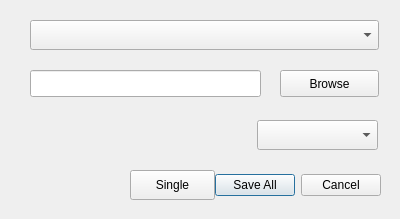
<?xml version="1.0" encoding="UTF-8"?>
<ui version="4.0">
 <class>Dialog</class>
 <widget class="QDialog" name="Dialog">
  <property name="geometry">
   <rect>
    <x>0</x>
    <y>0</y>
    <width>400</width>
    <height>219</height>
   </rect>
  </property>
  <property name="windowTitle">
   <string>Save</string>
  </property>
  <widget class="QDialogButtonBox" name="buttonBox">
   <property name="geometry">
    <rect>
     <x>110</x>
     <y>169</y>
     <width>271</width>
     <height>32</height>
    </rect>
   </property>
   <property name="orientation">
    <enum>Qt::Horizontal</enum>
   </property>
   <property name="standardButtons">
    <set>QDialogButtonBox::Cancel|QDialogButtonBox::SaveAll</set>
   </property>
  </widget>
  <widget class="QLineEdit" name="savePath">
   <property name="geometry">
    <rect>
     <x>30</x>
     <y>70</y>
     <width>231</width>
     <height>27</height>
    </rect>
   </property>
  </widget>
  <widget class="QPushButton" name="browseButton">
   <property name="geometry">
    <rect>
     <x>280</x>
     <y>70</y>
     <width>99</width>
     <height>27</height>
    </rect>
   </property>
   <property name="text">
    <string>Browse</string>
   </property>
  </widget>
  <widget class="QComboBox" name="formats">
   <property name="geometry">
    <rect>
     <x>257</x>
     <y>120</y>
     <width>121</width>
     <height>30</height>
    </rect>
   </property>
  </widget>
  <widget class="QPushButton" name="saveSingle">
   <property name="geometry">
    <rect>
     <x>130</x>
     <y>170</y>
     <width>85</width>
     <height>30</height>
    </rect>
   </property>
   <property name="text">
    <string>Single</string>
   </property>
  </widget>
  <widget class="QComboBox" name="stackNames">
   <property name="geometry">
    <rect>
     <x>30</x>
     <y>20</y>
     <width>349</width>
     <height>30</height>
    </rect>
   </property>
  </widget>
 </widget>
 <resources/>
 <connections>
  <connection>
   <sender>buttonBox</sender>
   <signal>accepted()</signal>
   <receiver>Dialog</receiver>
   <slot>accept()</slot>
   <hints>
    <hint type="sourcelabel">
     <x>248</x>
     <y>254</y>
    </hint>
    <hint type="destinationlabel">
     <x>157</x>
     <y>274</y>
    </hint>
   </hints>
  </connection>
  <connection>
   <sender>buttonBox</sender>
   <signal>rejected()</signal>
   <receiver>Dialog</receiver>
   <slot>reject()</slot>
   <hints>
    <hint type="sourcelabel">
     <x>316</x>
     <y>260</y>
    </hint>
    <hint type="destinationlabel">
     <x>286</x>
     <y>274</y>
    </hint>
   </hints>
  </connection>
 </connections>
</ui>
